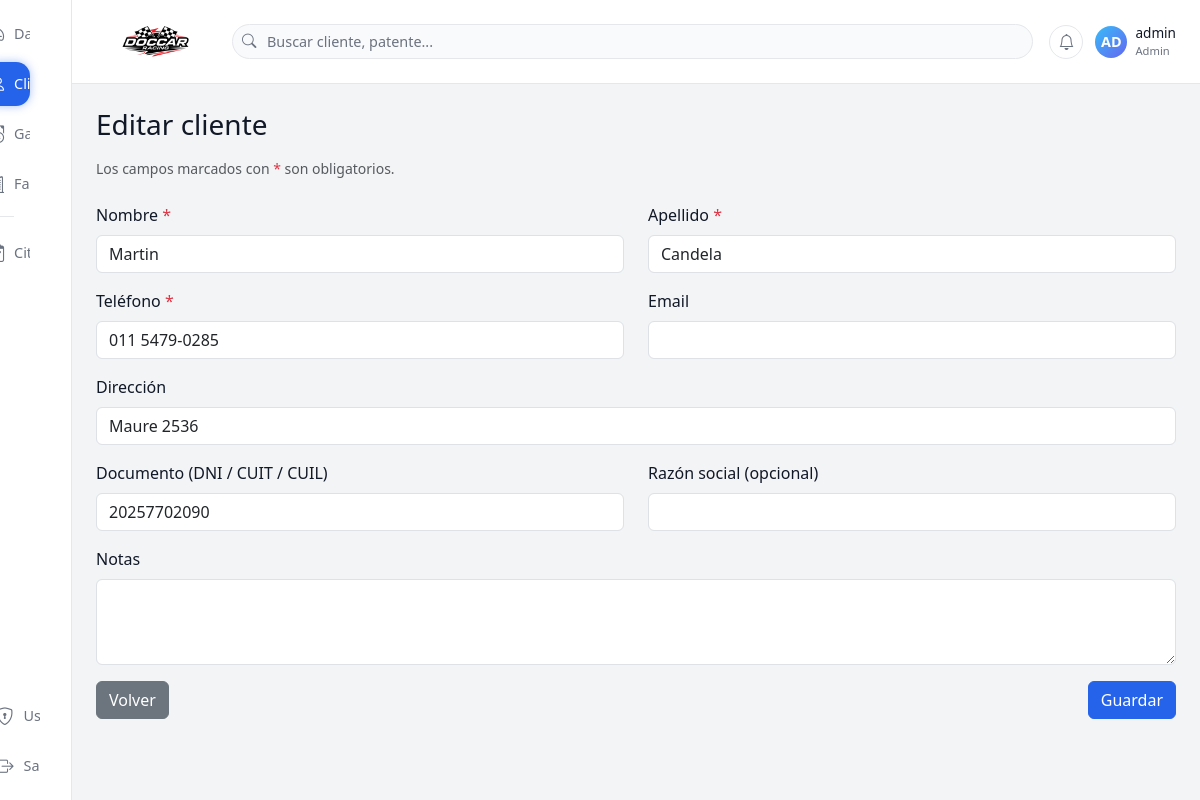
Page /clientes/editar/6 (signed in) on the committed database.
### tables this page shows
CREATE TABLE clientes (
        id INTEGER PRIMARY KEY AUTOINCREMENT,
        nombre TEXT,
        apellido TEXT,
        telefono TEXT,
        email TEXT,
        direccion TEXT,
        notas TEXT
    , documento TEXT, razon_social TEXT);

### app.py (the view, shortened to what this page needs)
@app.route("/clientes/editar/<int:id>", methods=["GET", "POST"])
@login_required
def cliente_editar(id):
    con = get_con()
    cur = con.cursor()
    cur.execute("SELECT * FROM clientes WHERE id=?", (id,))
    cliente = cur.fetchone()
    con.close()
    return render_template("cliente_form.html", cliente=cliente)

### app.py (called while the page is built)
def get_con():
    con = sqlite3.connect(DB_NAME)
    con.row_factory = sqlite3.Row
    return con

def login_required(f):
    @wraps(f)
    def wrapper(*args, **kwargs):
        if "user_id" not in session:
            return redirect(url_for("login"))
        return f(*args, **kwargs)
    return wrapper

### templates/cliente_form.html
{% extends "base.html" %}
{% block contenido %}
<h3 class="mb-3">
    {% if cliente %}
        Editar cliente
    {% else %}
        Nuevo cliente
    {% endif %}
</h3>
<p class="text-muted small mb-4">
    Los campos marcados con <span class="text-danger">*</span> son obligatorios.
</p>
<form method="POST">
    <div class="row mb-3">
        <div class="col-md-6">
            <label class="form-label">
                Nombre <span class="text-danger">*</span>
            </label>
            <input type="text"
                   name="nombre"
                   class="form-control"
                   required
                   value="{{ cliente[1] if cliente else '' }}">
        </div>
        <div class="col-md-6">
            <label class="form-label">
                Apellido <span class="text-danger">*</span>
            </label>
            <input type="text"
                   name="apellido"
                   class="form-control"
                   required
                   value="{{ cliente[2] if cliente else '' }}">
        </div>
    </div>
    <div class="row mb-3">
        <div class="col-md-6">
            <label class="form-label">
                Teléfono <span class="text-danger">*</span>
            </label>
            <input type="text"
                   name="telefono"
                   class="form-control"
                   required
                   value="{{ cliente[3] if cliente else '' }}">
        </div>
        <div class="col-md-6">
            <label class="form-label">Email</label>
            <input type="email"
                   name="email"
                   class="form-control"
                   value="{{ cliente[4] if cliente else '' }}">
        </div>
    </div>
    <div class="mb-3">
        <label class="form-label">Dirección</label>
        <input type="text"
               name="direccion"
               class="form-control"
               value="{{ cliente[5] if cliente else '' }}">
    </div>
    <div class="row mb-3">
        <div class="col-md-6">
            <label class="form-label">
                Documento (DNI / CUIT / CUIL)
            </label>
            <input type="text"
                   name="documento"
                   class="form-control"
                   value="{% if cliente and cliente|length > 7 %}{{ cliente[7] or '' }}{% endif %}">
        </div>
        <div class="col-md-6">
            <label class="form-label">
                Razón social (opcional)
            </label>
            <input type="text"
                   name="razon_social"
                   class="form-control"
                   value="{% if cliente and cliente|length > 8 %}{{ cliente[8] or '' }}{% endif %}">
        </div>
    </div>
    <div class="mb-3">
        <label class="form-label">Notas</label>
        <textarea name="notas"
                  class="form-control"
                  rows="3">{{ cliente[6] if cliente and cliente|length > 6 else '' }}</textarea>
    </div>
    <div class="d-flex justify-content-between">
        <a href="{{ url_for('clientes') }}" class="btn btn-secondary">
            Volver
        </a>
        <button type="submit" class="btn btn-primary">
            Guardar
        </button>
    </div>
</form>
{% endblock %}

### templates/base.html (style rules this page uses)
:root { --bg-app: #f3f4f6; --bg-sidebar: #ffffff; --bg-topbar: #ffffff; --bg-card: #ffffff; --border-soft: #e5e7eb; --text-main: #111827; --text-muted: #6b7280; --primary: #2563eb; --success: #16a34a; --danger: #dc2626; }
* { box-sizing: border-box; }
body { margin: 0; min-height: 100vh; background: var(--bg-app); color: var(--text-main); font-family: system-ui, -apple-system, BlinkMacSystemFont, "Segoe UI", sans-serif; }
a { text-decoration: none; color: inherit; }
.btn-primary { background-color: var(--primary); border-color: var(--primary); }

### rows in the picture
clientes: nombre "Martin", apellido "Candela", telefono "011 5479-0285", direccion "Maure 2536", documento "20257702090"

### other values in the picture
{{ uname[:2].upper() }} "AD"
{{ session.get("username", "Usuario") }} "admin"
{{ session.get("rol", "operador")|capitalize }} "Admin"
